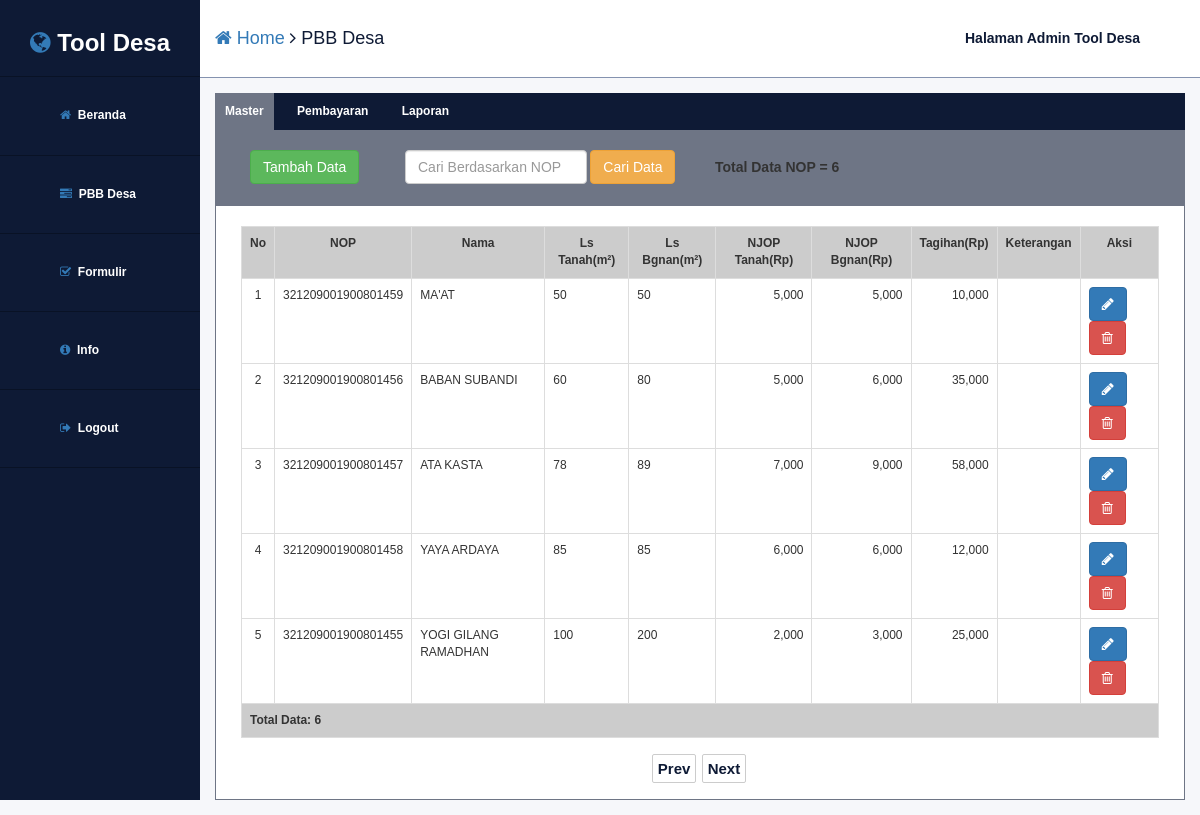
The page /?page1=pbbdesa-sorting&kolom=luas_tanah&sort=ASC (signed in) on the database its author committed.
### tables this page shows
CREATE TABLE `pbbdesa` (
  `nop` varchar(18) NOT NULL,
  `nama` varchar(50) NOT NULL,
  `luas_tanah` int(11) NOT NULL,
  `luas_bangunan` int(11) NOT NULL,
  `njop_tanah` int(11) NOT NULL,
  `njop_bangunan` int(11) NOT NULL,
  `tagihan` int(11) NOT NULL,
  `keterangan` text NOT NULL,
  `tanggal_input` timestamp NOT NULL DEFAULT CURRENT_TIMESTAMP ON UPDATE CURRENT_TIMESTAMP
);

### library/pbbdesa/table.php (the view, shortened to what this page needs)
	<?php
function table_sorting_pbbdesa($kolom, $sort)
{
	if($sort=="ASC"){
		$linksort = "DESC";
	}else{
		$linksort = "ASC";
	}
	?>
	<div id="pbbdesa-content" class="col-md-12">
		<div class="table-responsive">
			<table class="table table-bordered table-aing">
				<tr>
					<th class="text-center">No</th>
					<th class="text-center"><a class="link-th" href="<?php echo "?page1=pbbdesa-sorting&kolom=nop&sort=".$linksort; ?>">NOP</a></th>
					<th class="text-center"><a class="link-th" href="<?php echo "?page1=pbbdesa-sorting&kolom=nama&sort=".$linksort; ?>">Nama</a></th>
					<th class="text-center"><a class="link-th" href="<?php echo "?page1=pbbdesa-sorting&kolom=luas_tanah&sort=".$linksort; ?>">Ls Tanah(m&sup2;)</a></th>
					<th class="text-center"><a class="link-th" href="<?php echo "?page1=pbbdesa-sorting&kolom=luas_bangunan&sort=".$linksort; ?>">Ls Bgnan(m&sup2;)</a></th>
					<th class="text-center"><a class="link-th" href="<?php echo "?page1=pbbdesa-sorting&kolom=njop_tanah&sort=".$linksort; ?>">NJOP Tanah(Rp)</a></th>
					<th class="text-center"><a class="link-th" href="<?php echo "?page1=pbbdesa-sorting&kolom=njop_bangunan&sort=".$linksort; ?>">NJOP Bgnan(Rp)</a></th>
					<th class="text-center"><a class="link-th" href="<?php echo "?page1=pbbdesa-sorting&kolom=tagihan&sort=".$linksort; ?>">Tagihan(Rp)</a></th>
					<th class="text-center">Keterangan</th>
					<th class="text-center">Aksi</th>
				</tr>
				<?php
				$koneksi = db_connect();
				$limit = 5;
				$hal = @$_GET['hal'];
				if(empty($hal)){
					$posisi = 0;
					$hal = 1;
				} else {
					$posisi = ($hal-1)*$limit;
				}
				$sql = "Select * from pbbdesa order by ".$kolom." ".$sort." LIMIT ".$posisi.", ".$limit;
				$result = $koneksi->query($sql);
				if($result->num_rows > 0){
					$no = $posisi + 1;
					while($row = $result->fetch_array()){
						?>
						<tr>
							<td class="text-center"><?php echo $no; ?></td>
							<td><?php echo $row['nop'];?></td>
							<td><?php echo strtoupper($row['nama']);?></td>
							<td><?php echo $row['luas_tanah'];?></td>
							<td><?php echo $row['luas_bangunan'];?></td>
							<td class="text-right"><?php echo number_format($row['njop_tanah']);?></td>
							<td class="text-right"><?php echo number_format($row['njop_bangunan']);?></td>
							<td class="text-right"><?php echo number_format($row['tagihan']);?></td>
							<td><?php echo $row['keterangan'];?></td>
							<td>
								<a class="btn btn-primary" href="<?php echo "?page1=pbbdesa-edit&page2=form&nop=".$row['nop'];?>"><i class="fa fa-pencil" aria-hidden="true"></i></a>
								<a class="btn btn-danger" href="<?php echo "?page1=pbbdesa-delete&nop=".$row['nop'];?>" onclick="return confirm('<?php echo "yakin hapus data dengan nop = ".$row['nop']; ?>');"><i class="fa fa-trash-o" aria-hidden="true"></i></a>
							</td>
						</tr>
						<?php
						$no++;
					}
				} else {
					?>
					<tr><td colspan="10">No Record</td></tr>
					<?php
				}
				$sql = "select * from pbbdesa";
				$result = $koneksi->query($sql);
				if($result){
					$totaldata = $result->num_rows;
				} else {
					$totaldata = 0;
				}
				?>
				<tr>
					<th colspan="10">Total Data:  <?php echo $totaldata; ?></th>
				</tr>
			</table>
		</div>
		<div id="navigasi-page" class="col-md-12 col-xs-12 col-sm-12 text-center">
			<?php
			$jumlahpage = ceil($totaldata/$limit);
			$file = $_SERVER['PHP_SELF'];
			if($hal > 1){
				$prev = $hal - 1;
				?>
				<a class="nav-a" href="<?php echo $file."?page1=pbbdesa-sorting&kolom=".$kolom."&sort=".$sort."&hal=".$prev; ?>">Prev</a>
				<?php
			}else{
				?>
				<span class="nav-a">Prev</span>
				<?php
			}
			if($hal < $jumlahpage){
				$next = $hal + 1;
				?>
				<a class="nav-a" href="<?php echo $file."?page1=pbbdesa-sorting&kolom=".$kolom."&sort=".$sort."&hal=".$next; ?>">Next</a>
				<?php
			}else{
				?>
				<span class="nav-a">Next</span>
				<?php
			}
			?>
		</div>
	</div>
	<?php
}
	?>

### style.css (style rules this page uses)
body { font-family: 'Helvetica' !important; }
.link-th { color: #333; }
.table-aing { background-color:#fff; }
.table-aing th { background-color:#ccc; color: #333; }
#navigasi-page { overflow:flex; }
.nav-a { font-weight:bold; font-size:15px; color:#0e1a35; padding:5px; background-color: #fff; border:1px solid #ccc; border-radius:2px; margin-right:2px; }
#pbbdesa-content { padding: 20px 25px 20px 25px; background-color: #fff; border: 1px solid #6e7585 ; }

### rows shown on the page
pbbdesa: nop "321209001900801459", nama "MA'AT", luas_tanah "50", luas_bangunan "50", njop_tanah "5,000", njop_bangunan "5,000", tagihan "10,000"
pbbdesa: nop "321209001900801456", nama "BABAN SUBANDI", luas_tanah "60", luas_bangunan "80", njop_tanah "5,000", njop_bangunan "6,000", tagihan "35,000"
pbbdesa: nop "321209001900801457", nama "ATA KASTA", luas_tanah "78", luas_bangunan "89", njop_tanah "7,000", njop_bangunan "9,000", tagihan "58,000"
pbbdesa: nop "321209001900801458", nama "YAYA ARDAYA", luas_tanah "85", luas_bangunan "85", njop_tanah "6,000", njop_bangunan "6,000", tagihan "12,000"
pbbdesa: nop "321209001900801455", nama "YOGI GILANG RAMADHAN", luas_tanah "100", luas_bangunan "200", njop_tanah "2,000", njop_bangunan "3,000", tagihan "25,000"

### other values the page prints
$title "PBB Desa"
$totaldata "6"
